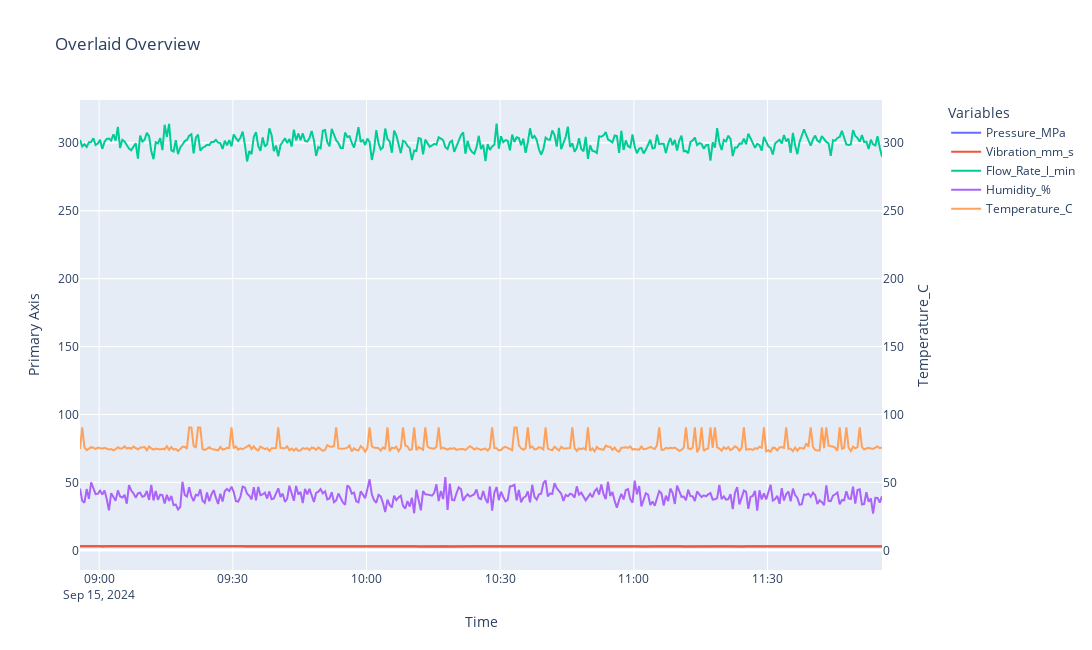

Notebook source saved alongside this figure:
### Code cell
# Plot the data to see the effect of the anomaly
fig_anomaly_stuck = overlaid_plots_with_plotly(df_with_sensor_issue_spike,
                                               variable_of_interest='Temperature_C',
                                               save_plot=False)
fig_anomaly_stuck.show()

### Figure 1 — Plotly figure (JSON) as saved in the notebook; plotly's stock layout.template omitted (floating-point values rounded to 4 significant figures; data arrays with more than 128 entries replaced by an {"elided": "..."} marker saying what was removed)
{"data": [{"mode": "lines", "name": "Pressure_MPa", "type": "scatter", "x": {"elided": "361 str values"}, "y": {"elided": "361 float values"}, "yaxis": "y"}, {"mode": "lines", "name": "Vibration_mm_s", "type": "scatter", "x": {"elided": "361 str values"}, "y": {"elided": "361 float values"}, "yaxis": "y"}, {"mode": "lines", "name": "Flow_Rate_l_min", "type": "scatter", "x": {"elided": "361 str values"}, "y": {"elided": "361 float values"}, "yaxis": "y"}, {"mode": "lines", "name": "Humidity_%", "type": "scatter", "x": {"elided": "361 str values"}, "y": {"elided": "361 float values"}, "yaxis": "y"}, {"mode": "lines", "name": "Temperature_C", "type": "scatter", "x": {"elided": "361 str values"}, "y": {"elided": "361 float values"}, "yaxis": "y2"}], "layout": {"height": 650, "hovermode": "x unified", "legend": {"title": {"text": "Variables"}, "x": 1.08, "xanchor": "left", "y": 1, "yanchor": "top"}, "title": {"text": "Overlaid Overview"}, "width": 1300, "xaxis": {"title": {"text": "Time"}}, "yaxis": {"title": {"text": "Primary Axis"}}, "yaxis2": {"matches": "y", "overlaying": "y", "side": "right", "title": {"text": "Temperature_C"}}}}
